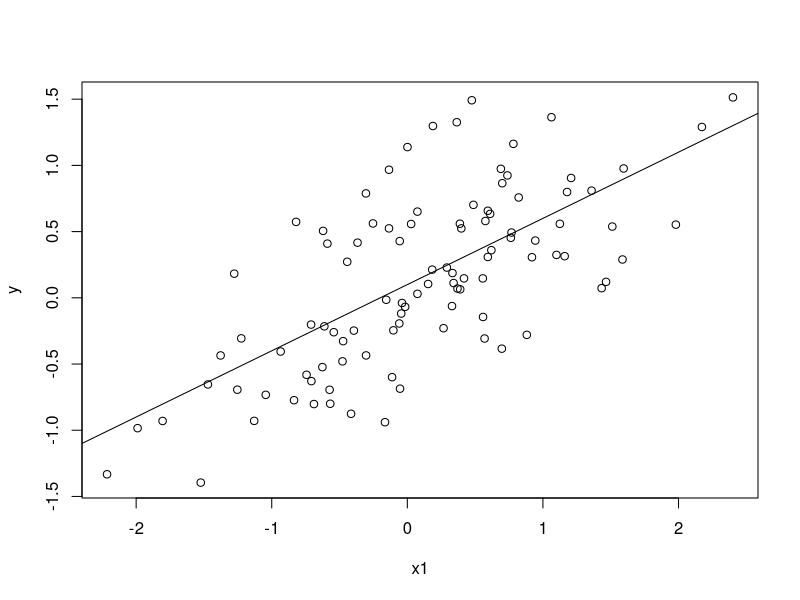
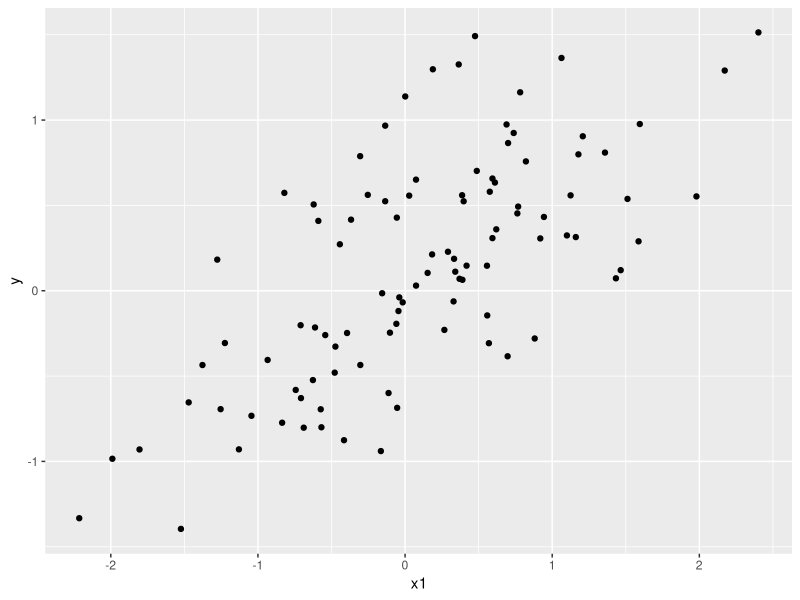

Write R code to recreate these figures, in order.
#' ---
#' title: "Set 13"
#' output: html_document
#' date: 2023-11-14
#' author: Jenna Jordan
#' ---

#+ message = FALSE, warning = FALSE
library(tidyverse)


# In-Class ----------------------------------------------------------------

set.seed(1) #keeps random numbers the same

#generate simulated data
##sample size
n <- 100

## parameters
b <- c(0.1, 0.5)

## hypothetical explanatory variable

x1 <- rnorm(n = n, mean = 0, sd = 1)

##design matrix

X <- model.matrix(~x1) #intercept # place holder and explanatory value

## matrix multiplication (%*%) 

mu <- drop(X %*% b) #expected value of y & drop() is used to vectorize the matrix

#plot(mu ~ x1) 

## create response variable with error

y <- rnorm(n = n, mean = mu, sd = 0.5)

plot(y ~ x1)
abline(0.1, 0.5)

df0 <- tibble(y = y, x1 = x1) 

df0%>%
  ggplot(aes(y = y, 
             x = x1)) +
  geom_point() 

# assess model performace
## R Squared

## true model
m1 <- lm(y ~ x1, data = df0)
summary(m1)

## add useless predictor
df0 <- df0 %>%
  mutate(x2 = rnorm(n = n))

m2 <- lm(y ~ x1 + x2, df0) #r-squared value increases as predictors are added (x2, x3, etc.)
summary(m2)
#use 

# Likelihood Ratio Test (LR)

logLik(m1)
logLik(m2)

#shows comparison between test m1 and test m2
anova(m1, m2, test = "Chisq") #p-value shows adding useless predictor is not significant

m0 <- lm(y ~ 1, data = df0)
m0

anova(m0, m1, test = "Chisq") #p-value is significant so null model (model 1) is rejected

#AIC (model assessment based on model capacity)
## good results = low AIC

AIC(m1)
AIC(m2) #higher because x2 is useless parameter


# Laboratory --------------------------------------------------------------

library(palmerpenguins)
